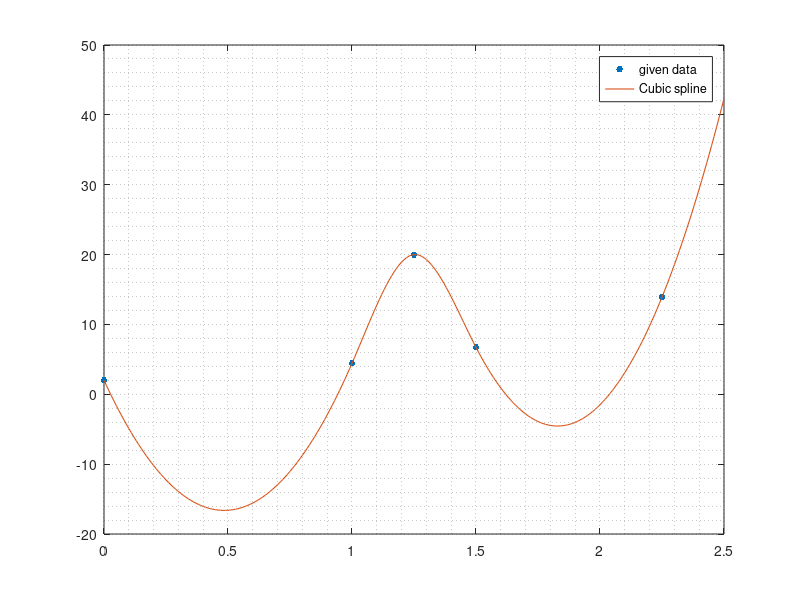

The MATLAB script that drew this image:
clear all
close all

x=0:0.01:2.5;
u=[2, 1.23954689, 0.494948719, -0.233794524, -0.946682836, -1.64371622, -2.32489467, -2.99021818, -3.63968677, -4.27330042, -4.89105915, -5.49296294, -6.0790118, -6.64920573, -7.20354473, -7.74202879, -8.26465793, -8.77143213, -9.2623514, -9.73741574, -10.1966252, -10.6399796, -11.0674792, -11.4791238, -11.8749135, -12.2548482, -12.618928, -12.9671529, -13.2995229, -13.6160379, -13.916698, -14.2015032, -14.4704534, -14.7235487, -14.9607891, -15.1821745, -15.387705, -15.5773806, -15.7512012, -15.9091669, -16.0512777, -16.1775336, -16.2879345, -16.3824805, -16.4611715, -16.5240077, -16.5709888, -16.6021151, -16.6173864, -16.6168028, -16.6003643, -16.5680708, -16.5199224, -16.4559191, -16.3760608, -16.2803477, -16.1687795, -16.0413565, -15.8980785, -15.7389456, -15.5639577, -15.3731149, -15.1664172, -14.9438646, -14.705457, -14.4511945, -14.1810771, -13.8951047, -13.5932774, -13.2755952, -12.942058, -12.5926659, -12.2274189, -11.8463169, -11.44936, -11.0365482, -10.6078815, -10.1633598, -9.70298317, -9.22675163, -8.73466515, -8.22672374, -7.7029274, -7.16327613, -6.60776993, -6.03640879, -5.44919273, -4.84612173, -4.2271958, -3.59241494, -2.94177915, -2.27528842, -1.59294277, -0.894742183, -0.180686666, 0.549223783, 1.29498916, 2.05660948, 2.83408472, 3.62741489, 4.4366, 5.26101162, 6.09750764, 6.94231754, 7.79167079, 8.64179686, 9.48892523, 10.3292854, 11.1591068, 11.9746189, 12.7720511, 13.5476331, 14.2975942, 15.0181639, 15.7055717, 16.356047, 16.9658194, 17.5311182, 18.0481731, 18.5132134, 18.9224686, 19.2721682, 19.5585417, 19.7778185, 19.9262281, 20, 19.9966536, 19.918868, 19.7706123, 19.5558555, 19.2785666, 18.9427148, 18.552269, 18.1111984, 17.6234719, 17.0930586, 16.5239276, 15.9200479, 15.2853886, 14.6239187, 13.9396072, 13.2364233, 12.518336, 11.7893143, 11.0533272, 10.3143439, 9.57633339, 8.84326468, 8.11910684, 7.40782893, 6.7134, 6.03912759, 5.38567321, 4.75303686, 4.14121853, 3.55021824, 2.98003598, 2.43067174, 1.90212553, 1.39439736, 0.907487208, 0.441395089, -0.00387900102, -0.428335062, -0.831973094, -1.2147931, -1.57679507, -1.91797901, -2.23834493, -2.53789282, -2.81662267, -3.0745345, -3.3116283, -3.52790407, -3.72336181, -3.89800152, -4.05182321, -4.18482686, -4.29701248, -4.38838008, -4.45892964, -4.50866118, -4.53757469, -4.54567017, -4.53294762, -4.49940704, -4.44504843, -4.36987179, -4.27387713, -4.15706443, -4.01943371, -3.86098495, -3.68171817, -3.48163336, -3.26073052, -3.01900964, -2.75647075, -2.47311382, -2.16893886, -1.84394587, -1.49813486, -1.13150581, -0.744058737, -0.335793634, 0.0932894985, 0.54319066, 1.01390985, 1.50544707, 2.01780232, 2.5509756, 3.1049669, 3.67977624, 4.2754036, 4.891849, 5.52911242, 6.18719387, 6.86609336, 7.56581087, 8.28634641, 9.02769998, 9.78987157, 10.5728612, 11.3766689, 12.2012945, 13.0467383, 13.913, 14.8000798, 15.7079776, 16.6366934, 17.5862273, 18.5565792, 19.5477491, 20.559737, 21.592543, 22.646167, 23.720609, 24.8158691, 25.9319472, 27.0688433, 28.2265575, 29.4050896, 30.6044399, 31.8246081, 33.0655944, 34.3273987, 35.610021, 36.9134613, 38.2377197, 39.5827961, 40.9486906, 42.335403];


x_fit=[0.0,1.0,1.25,1.5,2.25];		% data to be interpolated
y_fit = [2.0000,4.4366,20.0,6.7134,13.9130];

figure
plot(x_fit,y_fit,'.','MarkerSize',15)
hold on
plot(x,u,"LineWidth",0.8)
legend("given data","Cubic spline")
grid minor